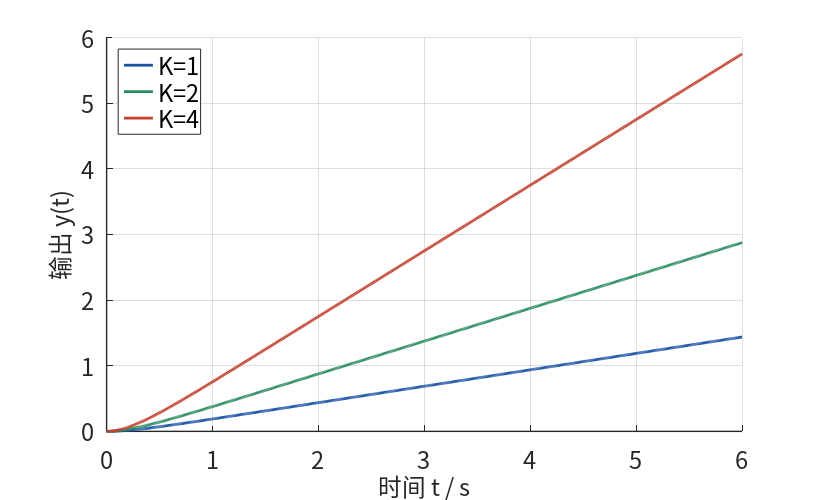
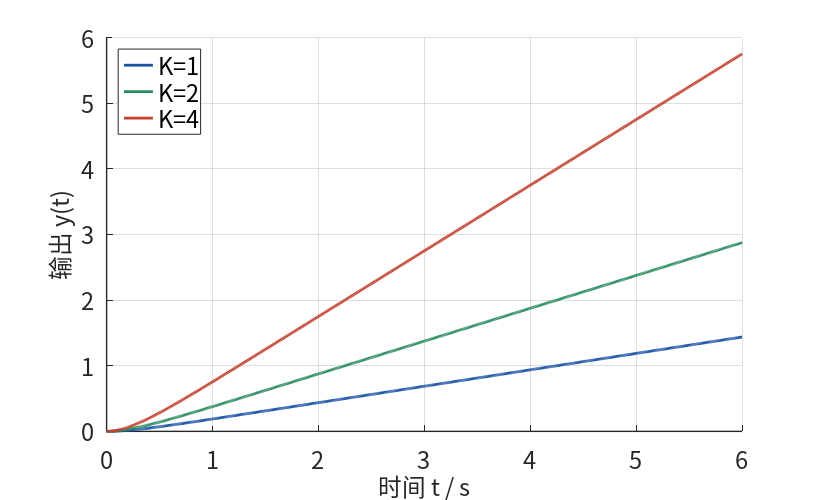
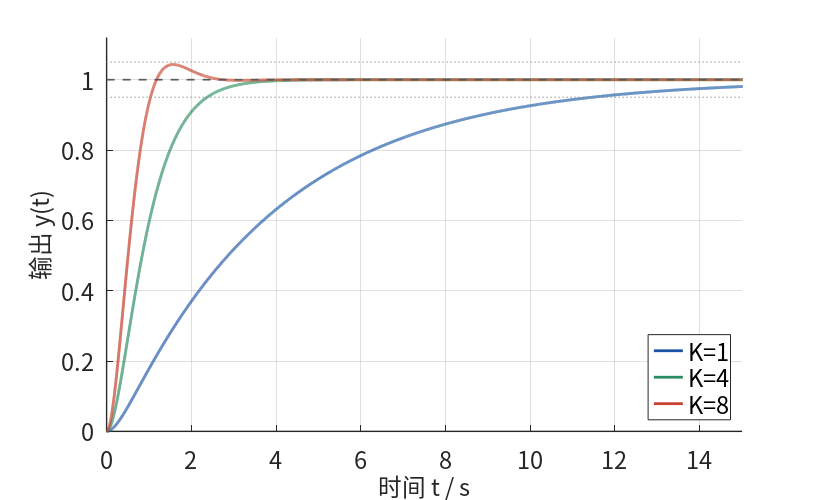
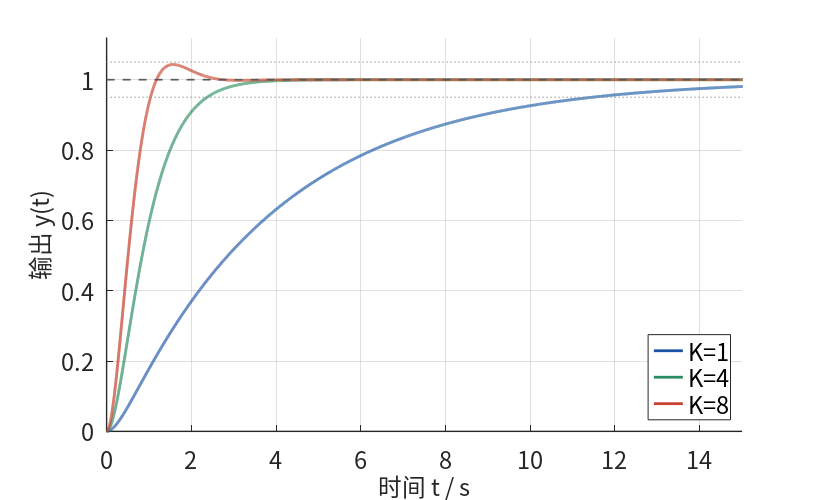

These charts were generated, in order, by the following MATLAB code: (Note: this script raises an error after producing the figures.)
% 单元 1-3：参数变化、闭环极点与时域响应。
% 使用 Octave control 包生成数值证据，并导出同名 PNG/PDF 成品。

clear all; close all; clc;
pkg load control;

available_toolkits = available_graphics_toolkits();
if any(strcmp(available_toolkits, "qt"))
  graphics_toolkit("qt");
endif

raw_dir = fileparts(mfilename("fullpath"));
processed_dir = fullfile(fileparts(raw_dir), "processed");
data_dir = fullfile(raw_dir, "generated-data");
project_root = fullfile(raw_dir, "..", "..", "..", "..", "..", "..");
arrow_helpers = fullfile(project_root, "course-content", "authoring", "shared", "homework-problems", "2026", "assets", "T3");
addpath(arrow_helpers);

if exist(processed_dir, "dir") ~= 7
  mkdir(processed_dir);
endif
if exist(data_dir, "dir") ~= 7
  mkdir(data_dir);
endif

font_name = "Noto Sans CJK SC";
line_width = 2.0;
axes_font_size = 17;
colors = [
  0.10, 0.32, 0.65;
  0.16, 0.55, 0.38;
  0.78, 0.25, 0.18
];

set(0, "defaultaxesfontname", font_name);
set(0, "defaulttextfontname", font_name);
set(0, "defaultaxesfontweight", "normal");
set(0, "defaulttextfontweight", "normal");
set(0, "defaultlinelinewidth", line_width);
set(0, "defaulttextinterpreter", "tex");
set(0, "defaultaxesTickLabelInterpreter", "tex");

function setup_figure(width, height)
  set(gcf, "visible", "off");
  set(gcf, "color", "w");
  set(gcf, "paperunits", "inches");
  set(gcf, "papersize", [width, height]);
  set(gcf, "paperposition", [0, 0, width, height]);
endfunction

function style_axes(font_name, font_size)
  set(gca, "fontname", font_name, "fontsize", font_size, "linewidth", 1.0);
  grid on;
  box off;
  title("");
endfunction

function save_figure(stem, processed_dir, font_name, font_size)
  text_handles = findall(gcf, "type", "text");
  for tx = text_handles'
    set(tx, "fontname", font_name, "fontweight", "normal", "fontsize", font_size);
  endfor
  axes_handles = findall(gcf, "type", "axes");
  for ax = axes_handles'
    if strcmp(get(ax, "tag"), "legend")
      continue;
    endif
    set(ax, "fontname", font_name, "fontsize", font_size);
    set(get(ax, "title"), "string", "");
  endfor
  print(gcf, fullfile(processed_dir, [stem ".png"]), "-dpng", "-r260");
  print(gcf, fullfile(processed_dir, [stem ".pdf"]), "-dpdf", "-painters");
  close(gcf);
endfunction

function ts = settling_time(t, y, target, tolerance)
  outside = find(abs(y - target) > tolerance * abs(target));
  if isempty(outside)
    ts = 0;
  elseif outside(end) >= numel(t)
    ts = Inf;
  else
    ts = t(outside(end) + 1);
  endif
endfunction

function [overshoot, ts5] = response_metrics(sys, t)
  y = step(sys, t);
  target = dcgain(sys);
  overshoot = max(0, (max(y) - target) / target * 100);
  ts5 = settling_time(t, y, target, 0.05);
endfunction

G0 = tf(1, [1 4 0]);
open_K_values = [1 2 4];
K_values = [1 4 8];
t = (0:0.001:20)';

% 数值审查报告：极点、超调量和 5% 调节时间。
report_path = fullfile(data_dir, "1-3-response-metrics.txt");
fid = fopen(report_path, "w");
fprintf(fid, "G0(s) = 1/[s(s+4)], unit negative feedback\n");
fprintf(fid, "settling-time band = +/-5%% of unit final value\n\n");
for K = K_values
  Phi = feedback(K * G0, 1);
  [overshoot, ts5] = response_metrics(Phi, t);
  poles = pole(Phi);
  fprintf(fid, "K=%g\n", K);
  for index = 1:numel(poles)
    fprintf(fid, "  pole_%d = %.8f %+.8fj\n", index, real(poles(index)), imag(poles(index)));
  endfor
  fprintf(fid, "  overshoot = %.6f%%\n", overshoot);
  fprintf(fid, "  ts_5pct = %.6fs\n\n", ts5);
endfor

best_K = NaN;
best_overshoot = NaN;
best_ts5 = Inf;
t_scan = (0:0.002:5)';
for K = 4:0.02:30
  Phi = feedback(K * G0, 1);
  [overshoot, ts5] = response_metrics(Phi, t_scan);
  if overshoot <= 10 && ts5 < best_ts5
    best_K = K;
    best_overshoot = overshoot;
    best_ts5 = ts5;
  endif
endfor
fprintf(fid, "best 5pct settling time under overshoot <= 10%% (K step 0.02):\n");
fprintf(fid, "  K = %.2f\n", best_K);
fprintf(fid, "  overshoot = %.6f%%\n", best_overshoot);
fprintf(fid, "  ts_5pct = %.6fs\n", best_ts5);

% 习题 5：由候选特征多项式复核极点、周期和标准二阶超调量。
exercise5_poles = roots([1 3 4.7]);
exercise5_sigma = abs(real(exercise5_poles(1)));
exercise5_wd = abs(imag(exercise5_poles(1)));
exercise5_period = 2 * pi / exercise5_wd;
exercise5_overshoot = exp(-pi * exercise5_sigma / exercise5_wd) * 100;
fprintf(fid, "\nexercise 5 candidate s^2 + 3s + 4.7 = 0:\n");
fprintf(fid, "  pole_1 = %.8f %+.8fj\n", real(exercise5_poles(1)), imag(exercise5_poles(1)));
fprintf(fid, "  pole_2 = %.8f %+.8fj\n", real(exercise5_poles(2)), imag(exercise5_poles(2)));
fprintf(fid, "  oscillation_period = %.6fs\n", exercise5_period);
fprintf(fid, "  standard_second_order_overshoot = %.6f%%\n", exercise5_overshoot);
fclose(fid);

% 图 1-3-1：开环响应仅按 K 成比例缩放；当前对象含积分极点，响应不收敛。
figure(1); setup_figure(8.2, 5.0);
t_open = (0:0.01:6)';
handles = [];
hold on;
for index = 1:numel(open_K_values)
  K = open_K_values(index);
  y = step(K * G0, t_open);
  handles(index) = plot(t_open, y, "color", colors(index, :), "linewidth", line_width);
endfor
xlabel("时间 t / s");
ylabel("输出 y(t)");
legend(handles, {"K=1", "K=2", "K=4"}, "location", "northwest");
style_axes(font_name, axes_font_size);
save_figure("1-3-fig-01-open-loop-scaling", processed_dir, font_name, axes_font_size);

% 图 1-3-3：三个典型 K 值的单位阶跃闭环响应。
figure(2); setup_figure(8.2, 5.0);
handles = [];
hold on;
for index = 1:numel(K_values)
  K = K_values(index);
  Phi = feedback(K * G0, 1);
  y = step(Phi, t);
  handles(index) = plot(t, y, "color", colors(index, :), "linewidth", line_width);
endfor
plot([0 20], [1 1], "--", "color", [0.35 0.35 0.35], "linewidth", 1.2);
plot([0 20], [0.95 0.95], ":", "color", [0.55 0.55 0.55], "linewidth", 1.0);
plot([0 20], [1.05 1.05], ":", "color", [0.55 0.55 0.55], "linewidth", 1.0);
xlim([0 15]);
ylim([0 1.12]);
xlabel("时间 t / s");
ylabel("输出 y(t)");
legend(handles, {"K=1", "K=4", "K=8"}, "location", "southeast");
style_axes(font_name, axes_font_size);
save_figure("1-3-fig-03-closed-loop-responses", processed_dir, font_name, axes_font_size);

% 图 1-3-4：rlocus() 自动采样的根轨迹与 K=1,4,8 三组极点。
figure(3); setup_figure(10.2, 5.5);
hold on;
patch([-5.2 0 0 -5.2], [-5 -5 5 5], [0.93 0.96 1.00], "edgecolor", "none");
patch([0 1.2 1.2 0], [-5 -5 5 5], [1.00 0.94 0.94], "edgecolor", "none");
xlim([-5.2 1.2]);
ylim([-5 5]);
pbaspect([1 1 1]);
roots = rlocus(G0);
locus_handle = [];
for branch = 1:rows(roots)
  branch_handles = draw_curve_arrows(gca(), real(roots(branch, :)), imag(roots(branch, :)), ...
    "positions", 0.72, "color", [0.10 0.32 0.65], "linewidth", line_width, ...
    "headlength", 0.04, "headwidth", 0.024);
  if isempty(locus_handle)
    locus_handle = branch_handles(1);
  endif
endfor
open_poles = pole(G0);
open_handle = plot(real(open_poles), imag(open_poles), "x", "color", [0.78 0.16 0.14], ...
  "markersize", 10, "linewidth", 2.0);
marker_handles = [];
marker_styles = {"o", "s", "d"};
for index = 1:numel(K_values)
  K = K_values(index);
  poles = pole(feedback(K * G0, 1));
  marker_handles(index) = plot(real(poles), imag(poles), marker_styles{index}, ...
    "color", colors(index, :), "markerfacecolor", "w", "markersize", 8, "linewidth", 2.0);
endfor
plot([-5.2 1.2], [0 0], "-", "color", [0.35 0.35 0.35], "linewidth", 1.0);
plot([0 0], [-5 5], "-", "color", [0.35 0.35 0.35], "linewidth", 1.2);
xlim([-5.2 1.2]);
ylim([-5 5]);
xlabel("实部 σ");
ylabel("虚部 jω");
legend([locus_handle, open_handle(1), marker_handles], ...
  {"根轨迹（K 增大方向）", "开环极点", "K=1", "K=4", "K=8"}, ...
  "location", "eastoutside");
style_axes(font_name, axes_font_size);
save_figure("1-3-fig-04-root-locus", processed_dir, font_name, axes_font_size);

fprintf("Generated Unit 1-3 figures and metrics report.\n");
